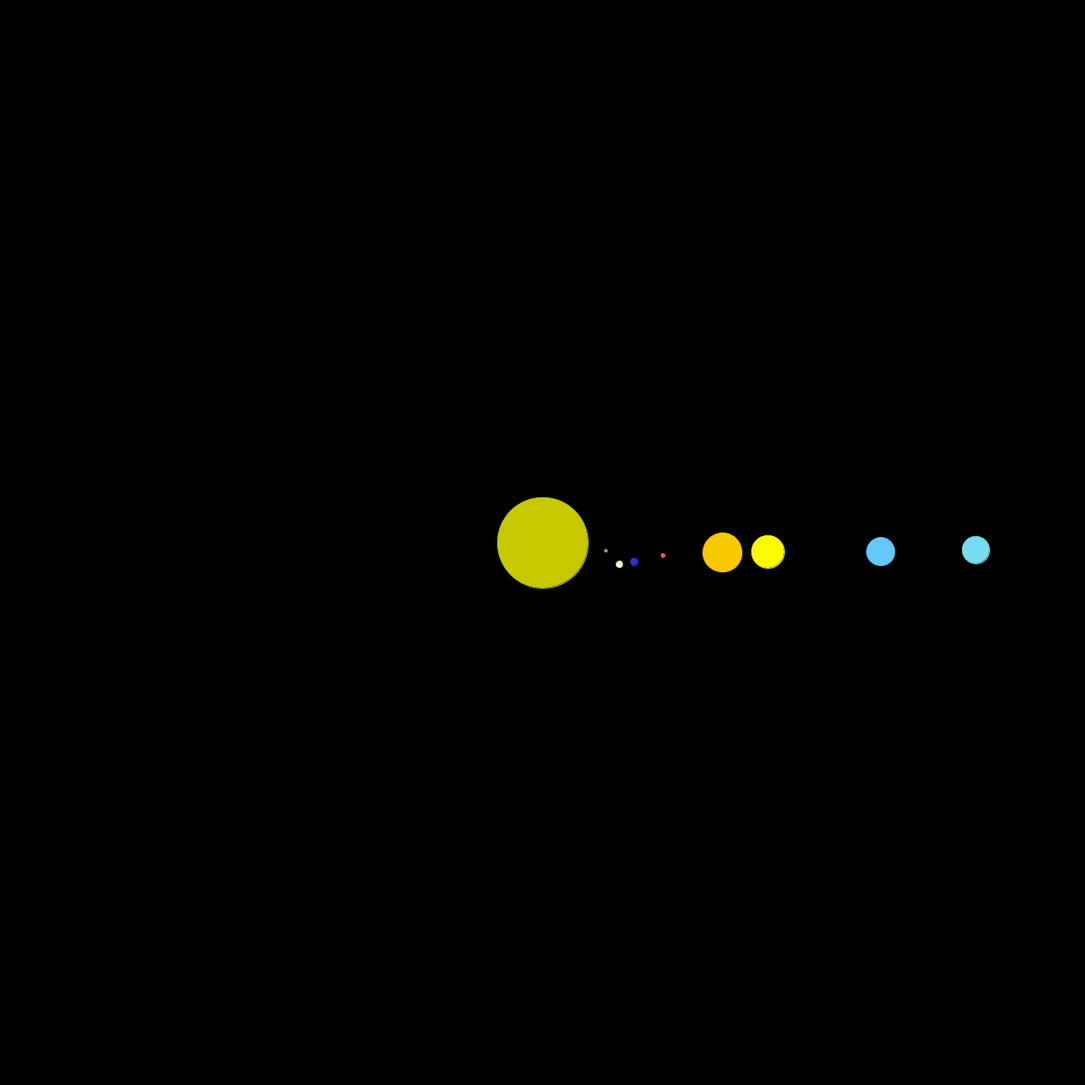
Frame 1 (no input)
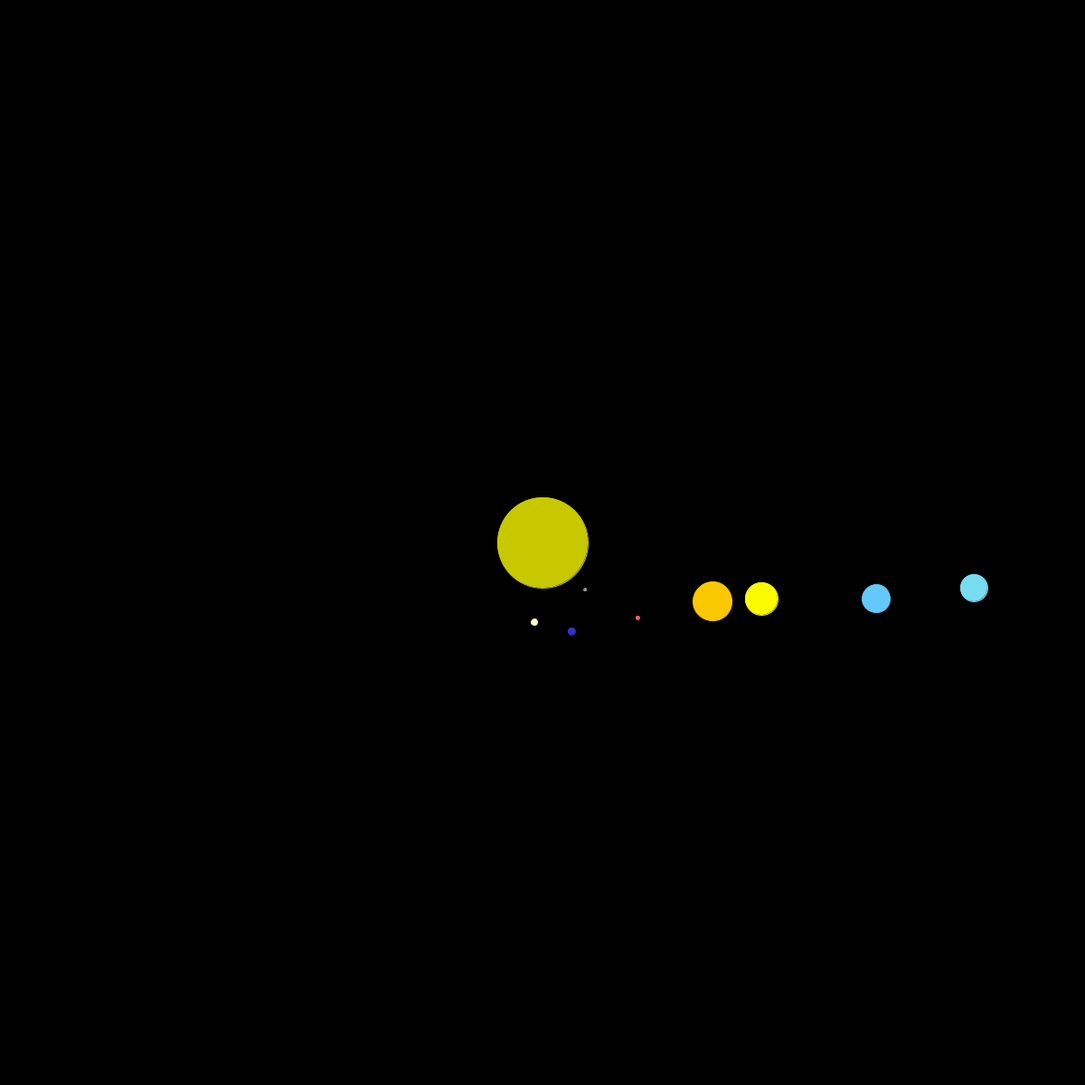
Frame 60 (the mouse pressed at the canvas centre just before this capture)
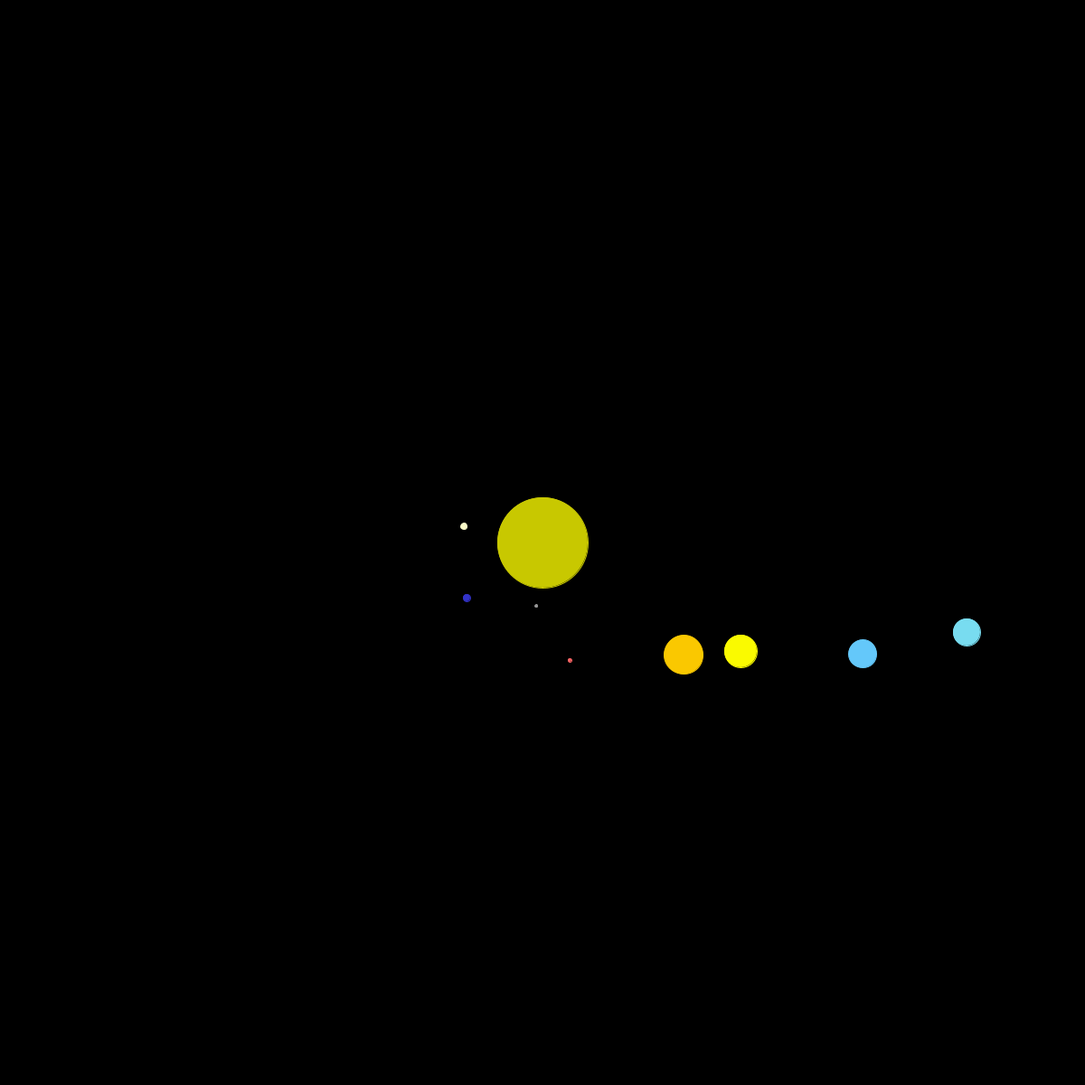
Frame 120 (the mouse held since frame 60 and released just before this capture)

The Processing sketch that drew these frames (run headless with seeded random() and noise(); from frame 60 on, the mouse is pressed at the canvas centre):

// Processing sketch: planets
// ── planets.pde
/*
  Author: Fernando Zamora
  Description: simulation of the planets orbiting the sun... did not include pluto
  Notes: This is not an accurate simulation... I tried scaling things to be actual
  but it proved nearly imposible because the distances between some planets are far too great
  also the speed variances at which they travel around the sun is vast too great
  so even those rations are not correct
  The sizes are not correctly scaled either because most planets would probably dissappear off the screen.
  About the only thing that is accurate is the the order of the planets from the sun
  and their primary colors.
  Other than that it is just a fun little program to create.
*/
class Planet{

  public String Name;
  public int X;
  public int Y;
  public int R;
  public int G;
  public int B;
  public int Diameter;
  public int DX;
  public int DY;
  public int Distance;
  public int RevolutionSpeed;
  public float Direction = 0;
  
  public Planet(String name, int distance, int size, int r, int g, int b, int revolutionSpeed){
     X = 0;
     Y  = 0;
     R = r;
     G = g;
     B = b;
     Name = name;
     Distance = distance;
     Diameter = size;
     RevolutionSpeed = revolutionSpeed;
  }
}

PGraphics pg;
int delta_bat_x = 0;
Planet[] planets;
int cycleThrottle = 0;

void setup(){
 size(1200,1200); 
 pg = createGraphics(width, height);
 planets = new Planet[9];

 planets[0] = new Planet("Sun", 0, 100, 200, 200, 0, 0);
 planets[1] = new Planet("Mercury", 21, 3, 150,150,150, 40);
 planets[2] = new Planet("Venus", 39, 7, 250,250, 200, 80);
 planets[3] = new Planet("Earth", 54, 8, 50,50,200,60);
 planets[4] = new Planet("Mars", 84, 4, 250,100,100, 32);
 planets[5] = new Planet("Jupiter", 150, 43, 250,200,0,16);
 planets[6] = new Planet("Saturn", 200, 36, 250,250,0,12);
 planets[7] = new Planet("Uranus", 325, 31, 100,200,250,8);
 planets[8] = new Planet("Neptune", 430, 30, 120,220, 240,5);
 
 cycleThrottle = 0;
 
}

void draw(){
  background(204);
  if(pg != null){
    
    pg.beginDraw();
    pg.clear();
    
    stroke(0,0,0);
    fill(0,0,0);
    rect(0,0,width,height);
    
    updatePlanets();
    drawPlanets();

    pg.endDraw();
      
  }
  
  cycleThrottle++;
  if(cycleThrottle > 6000){
    cycleThrottle = 0; 
  }
}

void updatePlanets(){
 
  if(cycleThrottle % 10 != 0)
    return;
    
  int middleX = width/2;
  int middleY = height/2;
    
  for(Planet p : planets){
    if(p.Name.equals("Sun")){
      p.X = middleX;
      p.Y = middleY;
      continue;
    }
    int distance = planets[0].Diameter/2+p.Distance;
    p.Direction += (p.RevolutionSpeed*.2);
    if(p.Direction > 360){
       p.Direction -= 360;
    }

    p.X = middleX + (int)(cos(radians(p.Direction))*distance);
    p.Y = middleY + (int)(sin(radians(p.Direction))*distance);
    
  }
}

void drawPlanets(){
  
   //int middleX = width/2;
   //int middleY = height/2;
  for(Planet p : planets){
   
    
    fill(p.R, p.G, p.B);
    stroke(p.R, p.G, p.B);
    /*if(p.Name.equals("Sun"))
       p.X = middleX; //sscale divide by 2 to fit screen
    else
      p.X = middleX + (planets[0].Diameter/2)+p.Distance; //sscale divide by 2 to fit screen
    p.Y = middleY;*/
    ellipse(p.X, p.Y, p.Diameter, p.Diameter);
    
  }
}
